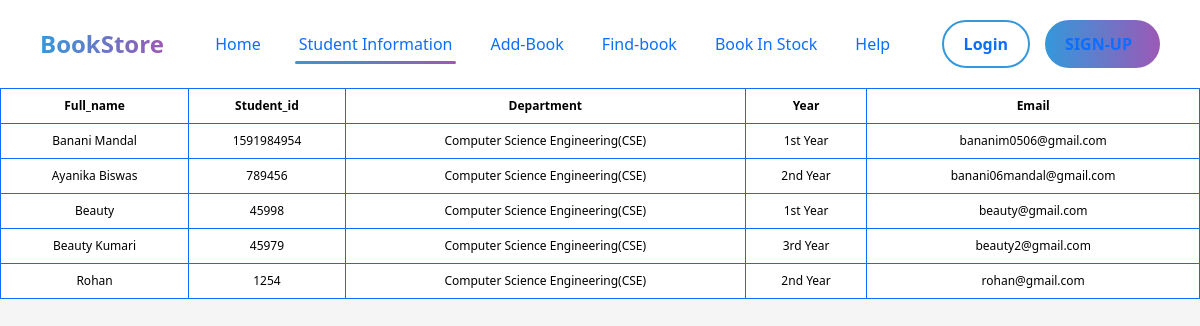
/studentinfo/, run on the app's committed database.
### app/models.py (models this page shows, shortened)
class student (models.Model):
    student_id=models.IntegerField(unique=True)
    name=models.CharField(max_length=128)
    email= models.EmailField(unique=True)
    password= models.CharField(max_length=128)
    department= models.CharField(max_length=128)
    gender= models.CharField(max_length=128)
    year= models.CharField(max_length=128)
    USERNAME_FIELD = 'student_id'
    REQUIRED_FIELDS = ['student_id']

### app/views.py (the view)
# urls.py: path("studentinfo/",views.students, name="studentinfo")
def students(request):
    students = student.objects.all()
    return render(request, 'studentinfo.html', {'students':students})

### app/templates/studentinfo.html (shortened to what this page needs)
<!DOCTYPE html>
<html lang="en">
<head>
    <link href="https://cdn.jsdelivr.net/npm/bootstrap@5.3.3/dist/css/bootstrap.min.css" rel="stylesheet">
</head>
<body>
    <header class="header">
        <div class="logo">BookStore</div>
        <nav class="nav-container">
            <div class="text"><a href="{% url 'front' %}" style="text-decoration: none;">Home</a></div>
            <div class="text active"><a href="{% url 'studentinfo' %}" style="text-decoration: none;">Student Information</a></div>
            <div class="text"><a href="{% url 'add' %}" style="text-decoration: none;">Add-Book</a></div>
            <div class="text"><a href="{% url 'find' %}" style="text-decoration: none;">Find-book</a></div>
            <div class="text"><a href="{% url 'book' %}" style="text-decoration: none;">Book In Stock</a></div>
            <div class="text"><a href="{% url 'help' %}" style="text-decoration: none;">Help</a></div>
        </nav>
        <div class="auth-container">
            <div class="login">
                <a href=" {% url 'login' %} " style="text-decoration: none;">Login</a>
            </div>
            <div class="signin"><a href="{% url 'signup' %}" style="text-decoration: none;">SIGN-UP</a> </div>
    </header>
    <table class="table table-bordered border-primary">
            <thead>
              <tr>
                <th scope="col">Full_name</th>
                <th scope="col">Student_id</th>
                <th scope="col">Department</th>
                <th scope="col">Year</th>
                <th scope="col">Email</th>
              </tr>
            </thead>
            <tbody>
              {% for Students in students %}
              <tr>
                <td>{{Students.name}}</td>
                <td>{{Students.student_id}}</td>
                <td>{{Students.department}}</td>
                <td>{{Students.year}}</td>
                <td>{{Students.email}}</td>
            </tr>
              {% endfor %}
            </tbody>
    </table>
</body>
</html>

### app/templates/studentinfo.html (style rules this page uses)
body { font-family: Arial, sans-serif; margin: 0; padding: 0; background-color: #f4f4f4; }
body { font-family: Arial, sans-serif; margin: 0; padding: 0; background-size: cover; }
header { background: #333; color: #fff; padding: 15px; text-align: center; }
table { width: 100%; border-collapse: collapse; font-size: 12px; font-family: 'Franklin Gothic Medium', 'Arial Narrow', Arial, sans-serif; }
th, td { padding: 6px; text-align: center; }
* { margin: 0; padding: 0; box-sizing: border-box; font-family: 'Segoe UI', Tahoma, Geneva, Verdana, sans-serif; }
body { background-color: #f5f5f5; }
.header { display: flex; justify-content: space-between; align-items: center; padding: 20px 40px; background-color: #ffffff; box-shadow: 0 4px 12px rgba(0, 0, 0, 0.1); top: 0; left: 0; width: 100%; z-index: 1000; }
.nav-container { display: flex; align-items: center; gap: 30px; }
.text { position: relative; font-size: 16px; color: #333; cursor: pointer; transition: all 0.3s ease; padding: 8px 4px; opacity: 0; transform: translateY(-20px); animation: fadeIn 0.5s forwards; }
.text::after { content: ''; position: absolute; width: 0; height: 3px; bottom: 0; left: 0; background: linear-gradient(90deg, #3498db, #9b59b6); transition: width 0.3s ease; border-radius: 2px; }
.auth-container { display: flex; gap: 15px; }
.login, .signin { padding: 10px 20px; border-radius: 25px; cursor: pointer; font-weight: 600; opacity: 0; transform: translateY(-20px); animation: fadeIn 0.5s forwards; transition: all 0.3s ease; }
.login { background-color: transparent; color: #3498db; border: 2px solid #3498db; }
.signin { background: linear-gradient(90deg, #3498db, #9b59b6); color: white; border: none; display: flex; align-items: center; gap: 8px; }
.logo { font-size: 24px; font-weight: 700; background: linear-gradient(90deg, #3498db, #9b59b6); -webkit-background-clip: text; -webkit-text-fill-color: transparent; opacity: 0; animation: fadeIn 0.5s forwards; }
.text.active::after { width: 100%; }

### data on the page
student: name "Banani Mandal", student_id "1591984954", department "Computer Science Engineering(CSE)", year "1st Year", email "bananim0506@gmail.com"
student: name "Ayanika Biswas", student_id "789456", department "Computer Science Engineering(CSE)", year "2nd Year", email "banani06mandal@gmail.com"
student: name "Beauty", student_id "45998", department "Computer Science Engineering(CSE)", year "1st Year", email "beauty@gmail.com"
student: name "Beauty Kumari", student_id "45979", department "Computer Science Engineering(CSE)", year "3rd Year", email "beauty2@gmail.com"
student: name "Rohan", student_id "1254", department "Computer Science Engineering(CSE)", year "2nd Year", email "rohan@gmail.com"
